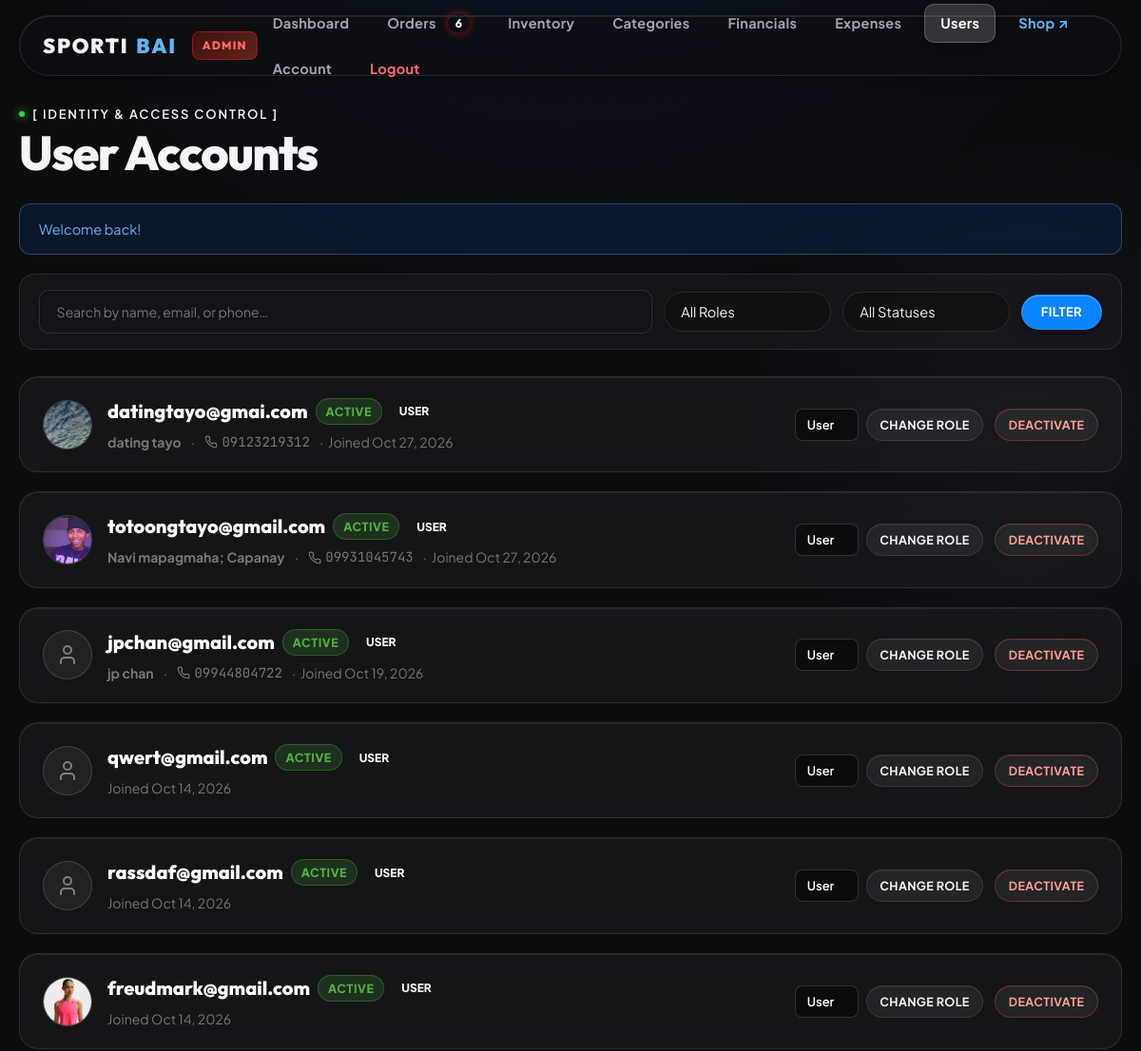
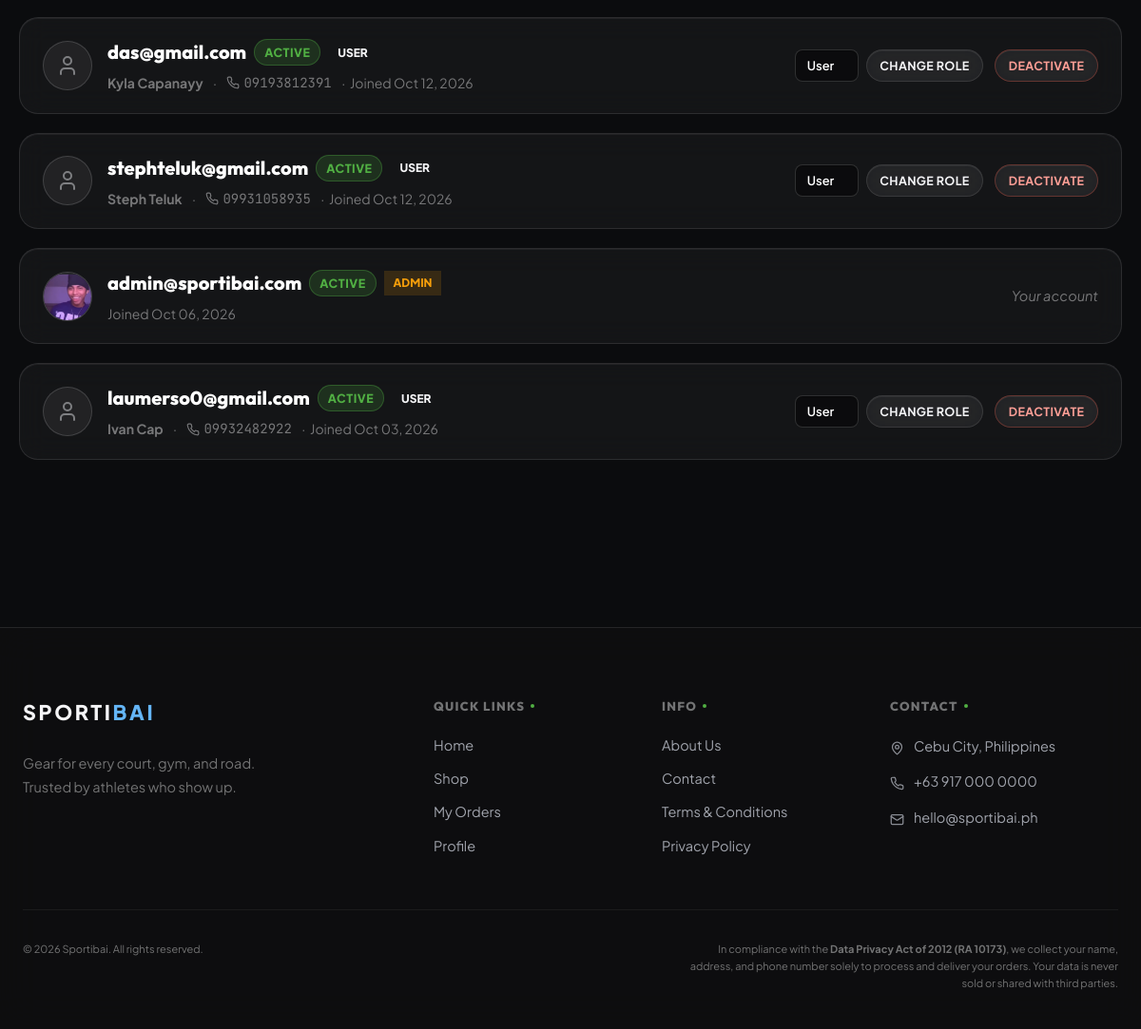
Screenshot of /admin/users.php (signed in) with the database file from the repository (2 pictures, top to bottom).
### tables this page shows
CREATE TABLE `customer` (
  `customer_id` int(11) NOT NULL,
  `user_id` int(11) NOT NULL,
  `first_name` varchar(50) NOT NULL,
  `last_name` varchar(50) NOT NULL,
  `address` varchar(255) NOT NULL,
  `province` varchar(100) NOT NULL DEFAULT '',
  `postal_code` varchar(10) NOT NULL DEFAULT '',
  `landmark` text NOT NULL DEFAULT '',
  `phone` varchar(20) NOT NULL
);

CREATE TABLE `users` (
  `user_id` int(11) NOT NULL,
  `email` varchar(100) NOT NULL,
  `password` varchar(255) NOT NULL,
  `role` varchar(10) NOT NULL DEFAULT 'user',
  `status` varchar(10) NOT NULL DEFAULT 'active',
  `profile_photo` varchar(255) DEFAULT NULL,
  `created_at` timestamp NOT NULL DEFAULT current_timestamp(),
  `reset_token` varchar(64) DEFAULT NULL,
  `reset_expires` datetime DEFAULT NULL
);

### admin/users.php (the view, shortened to what this page needs)
<?php
require '../includes/db.php';
$search_u = trim($_GET['q'] ?? '');
$filter_role = $_GET['role'] ?? 'all';
$filter_status = $_GET['status'] ?? 'all';
$users = array();
$where_u = array();
$params_u = array();
$where_sql = count($where_u) > 0 ? ('WHERE ' . implode(' AND ', $where_u)) : '';
$sql = "SELECT u.user_id, u.email, u.role, u.status, u.profile_photo, u.created_at,
               c.first_name, c.last_name, c.phone
        FROM users u
        LEFT JOIN customer c ON u.user_id = c.user_id
        $where_sql
        ORDER BY u.user_id DESC";
$res = count($params_u) > 0 ? mysqli_execute_query($conn, $sql, $params_u) : mysqli_query($conn, $sql);
while ($row = mysqli_fetch_assoc($res)) {
    $users[] = $row;
}
require '../includes/header.php';
?>
<section class="reveal in">
    <div style="display:flex; justify-content:space-between; align-items:center; flex-wrap:wrap; gap:1rem; margin-bottom:1.5rem;">
        <div>
            <div class="hero-eyebrow" style="color:var(--color-brand-red);">[ IDENTITY & ACCESS CONTROL ]</div>
            <h1 style="font-size:var(--text-display-l); line-height:1.15; margin:2px 0 0;">User Accounts</h1>
        </div>
    </div>
    <?php require '../includes/alert.php'; ?>
    <form method="GET" action="users.php" class="filter-search-bar" style="margin-bottom:1.75rem;">
        <input type="search" name="q" class="search" placeholder="Search by name, email, or phone…" value="<?= htmlspecialchars($search_u) ?>" style="min-width:14rem;">
        <select name="role" class="search" style="max-width:11rem;" onchange="this.form.submit()">
            <option value="all" <?= $filter_role === 'all' ? 'selected' : '' ?>>All Roles</option>
        </select>
        <select name="status" class="search" style="max-width:11rem;" onchange="this.form.submit()">
            <option value="all" <?= $filter_status === 'all' ? 'selected' : '' ?>>All Statuses</option>
        </select>
        <button class="btn sm" type="submit">Filter</button>
    </form>
    <div class="order-list">
        <?php foreach ($users as $u) {
            $is_self = ($u['user_id'] == $_SESSION['user_id']);
            $name = trim(($u['first_name'] ?? '') . ' ' . ($u['last_name'] ?? ''));
        ?>
        <div class="order-card reveal in" style="padding:1.25rem 1.5rem; display:flex; justify-content:space-between; align-items:center; flex-wrap:wrap; gap:1.25rem;">
            <div style="display:flex; align-items:center; gap:1rem;">
                <div style="width:52px; height:52px; border-radius:50%; overflow:hidden; background:rgba(255,255,255,0.06); display:flex; align-items:center; justify-content:center; border:1px solid rgba(255,255,255,0.15); flex-shrink:0;">
                    <?php if (!empty($u['profile_photo']) && file_exists(__DIR__ . '/../images/uploads/' . $u['profile_photo'])) { ?>
                        <img src="../images/uploads/<?= htmlspecialchars($u['profile_photo']) ?>" alt="Avatar" style="width:100%; height:100%; object-fit:cover;">
                    <?php } else { ?>
                        <span style="display:flex; align-items:center; justify-content:center; color:var(--color-fg-muted);"><?= icon('user', '', 24) ?></span>
                    <?php } ?>
                </div>
                <div>
                    <div style="display:flex; align-items:center; gap:8px; flex-wrap:wrap;">
                        <strong style="font-size:1.25rem; font-family:var(--font-display); font-weight:800; color:#fff;"><?= htmlspecialchars($u['email']) ?></strong>
                        <span class="status-badge" style="<?= $u['status'] === 'active' ? 'background:rgba(81,175,67,0.18);color:#51af43;border-color:rgba(81,175,67,0.35);' : 'background:rgba(200,60,50,0.15);color:#ff9f96;border-color:rgba(255,100,80,0.3);' ?> font-size:12.5px; font-weight:800; padding:3px 10px;">
                            <?= htmlspecialchars(strtoupper($u['status'])) ?>
                        </span>
                        <span class="brand-tag" style="font-size:12px; font-weight:800; padding:3px 10px; <?= $u['role'] === 'admin' ? 'background:rgba(255,165,0,0.15); color:#f59e0b; border-color:rgba(255,165,0,0.3);' : '' ?>">
                            <?= strtoupper($u['role']) ?>
                        </span>
                    </div>
                    <div class="muted" style="font-size:14px; margin-top:5px; display:flex; align-items:center; gap:8px; flex-wrap:wrap;">
                        <?= $name ? '<strong style="color:var(--color-fg-primary);">' . htmlspecialchars($name) . '</strong> &nbsp;·&nbsp; ' : '' ?>
                        <?= $u['phone'] ? '<span style="display:inline-flex; align-items:center; gap:4px; font-family:var(--font-mono);">' . icon('phone', '', 14) . ' ' . htmlspecialchars($u['phone']) . '</span> &nbsp;·&nbsp; ' : '' ?>
                        Joined <?= date('M d, Y', strtotime($u['created_at'])) ?>
                    </div>
                </div>
            </div>
            <div style="display:flex; align-items:center; gap:0.75rem; flex-wrap:wrap;">
                <?php if ($is_self) { ?>
                    <span class="muted" style="font-size:var(--text-body-sm); font-style:italic;">Your account</span>
                <?php } else { ?>
                    <?php if ($u['status'] === 'active') { ?>
                        <form method="POST" action="users.php" style="display:inline-flex; align-items:center; gap:8px;">
                            <select name="role" style="padding:0.5rem 0.75rem; font-size:13px; font-weight:600; background:rgba(0,0,0,0.4); border:1px solid rgba(255,255,255,0.15); color:#fff; border-radius:8px;">
                                <option value="user" <?= $u['role'] === 'user' ? 'selected' : '' ?>>User</option>
                            </select>
                            <button type="submit" name="update_role" class="btn ghost sm" style="padding:0.5rem 0.85rem; font-size:12.5px; font-weight:700;">
                                Change Role
                            </button>
                        </form>
                    <?php } ?>
                    <form method="POST" action="users.php" style="display:inline;">
                        <?php if ($u['status'] === 'active') { ?>
                            <button type="submit" name="toggle_status" class="btn ghost sm"
                                onclick="return confirm('Deactivate this account? They will be logged out.')"
                                style="color:#ff9f96; border-color:rgba(255,100,80,0.3); padding:0.5rem 0.85rem; font-size:12.5px; font-weight:700;">
                                Deactivate
                            </button>
                        <?php } ?>
                    </form>
                <?php } ?>
            </div>
        </div>
        <?php } ?>
    </div>
</section>
<?php require '../includes/footer.php'; ?>

### includes/icons.php (shortened to what this page needs)
<?php
function sporti_icon($name, $class = '', $size = 18, $attrs = '') {
    $size_attr = $size ? "width=\"{$size}\" height=\"{$size}\"" : '';
    $class_attr = $class ? "class=\"sporti-icon {$class}\"" : 'class="sporti-icon"';
    $open = "<svg xmlns=\"http://www.w3.org/2000/svg\" {$size_attr} viewBox=\"0 0 24 24\" fill=\"none\" stroke=\"currentColor\" stroke-width=\"2\" stroke-linecap=\"round\" stroke-linejoin=\"round\" {$class_attr} {$attrs} style=\"vertical-align:middle; flex-shrink:0; display:inline-block;\">";
    $close = "</svg>";
    switch ($name) {
        case 'user':
            $body = '<path d="M19 21v-2a4 4 0 0 0-4-4H9a4 4 0 0 0-4 4v2"/><circle cx="12" cy="7" r="4"/>';
            break;
        case 'phone':
            $body = '<path d="M22 16.92v3a2 2 0 0 1-2.18 2 19.79 19.79 0 0 1-8.63-3.07 19.5 19.5 0 0 1-6-6 19.79 19.79 0 0 1-3.07-8.67A2 2 0 0 1 4.11 2h3a2 2 0 0 1 2 1.72 12.84 12.84 0 0 0 .7 2.81 2 2 0 0 1-.45 2.11L8.09 9.91a16 16 0 0 0 6 6l1.27-1.27a2 2 0 0 1 2.11-.45 12.84 12.84 0 0 0 2.81.7A2 2 0 0 1 22 16.92z"/>';
            break;
        case 'map-pin':
            $body = '<path d="M20 10c0 4.993-5.539 10.193-7.399 11.799a1 1 0 0 1-1.202 0C9.539 20.193 4 14.993 4 10a8 8 0 0 1 16 0"/><circle cx="12" cy="10" r="3"/>';
            break;
        case 'mail':
            $body = '<rect width="20" height="16" x="2" y="4" rx="2"/><path d="m22 7-8.97 5.7a1.94 1.94 0 0 1-2.06 0L2 7"/>';
            break;
    }
    return $open . $body . $close;
}
if (!function_exists('icon')) {
    function icon($name, $class = '', $size = 18, $attrs = '') {
        return sporti_icon($name, $class, $size, $attrs);
    }
}

### rows the page displays
customer: user.profile_photo (picture), user.email "datingtayo@gmai.com", user.status "ACTIVE", user.role "USER", name "dating tayo", phone "09123219312", user.created_at "Oct 27, 2026", shows "DEACTIVATE"
customer: user.profile_photo (picture), user.email "totoongtayo@gmail.com", user.status "ACTIVE", user.role "USER", name "Navi mapagmaha; Capanay", phone "09931045743", user.created_at "Oct 27, 2026", shows "DEACTIVATE"
customer: user.email "jpchan@gmail.com", user.status "ACTIVE", user.role "USER", name "jp chan", phone "09944804722", user.created_at "Oct 19, 2026", shows "DEACTIVATE"
users: email "qwert@gmail.com", status "ACTIVE", role "USER", created_at "Oct 14, 2026", role "User", shows "DEACTIVATE"
users: email "rassdaf@gmail.com", status "ACTIVE", role "USER", created_at "Oct 14, 2026", role "User", shows "DEACTIVATE"
users: profile_photo (picture), email "freudmark@gmail.com", status "ACTIVE", role "USER", created_at "Oct 14, 2026", role "User", shows "DEACTIVATE"
customer: user.email "das@gmail.com", user.status "ACTIVE", user.role "USER", name "Kyla Capanayy", phone "09193812391", user.created_at "Oct 12, 2026", shows "DEACTIVATE"
customer: user.email "stephteluk@gmail.com", user.status "ACTIVE", user.role "USER", name "Steph Teluk", phone "09931058935", user.created_at "Oct 12, 2026", shows "DEACTIVATE"
users: profile_photo (picture), email "admin@sportibai.com", status "ACTIVE", role "ADMIN", created_at "Oct 06, 2026", shows "Your account"
customer: user.email "laumerso0@gmail.com", user.status "ACTIVE", user.role "USER", name "Ivan Cap", phone "09932482922", user.created_at "Oct 03, 2026", shows "DEACTIVATE"

### other values shown
$admin_pending_orders "6"
$_SESSION['success'] "Welcome back!"
